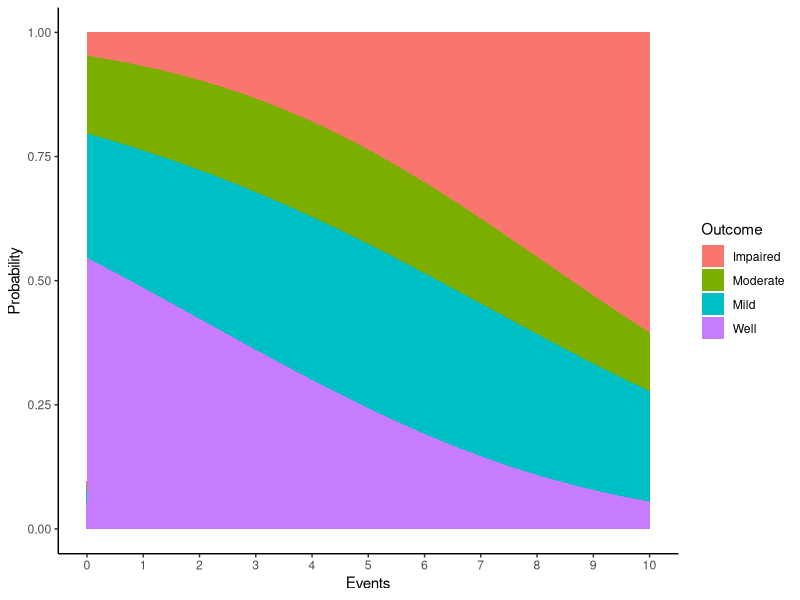
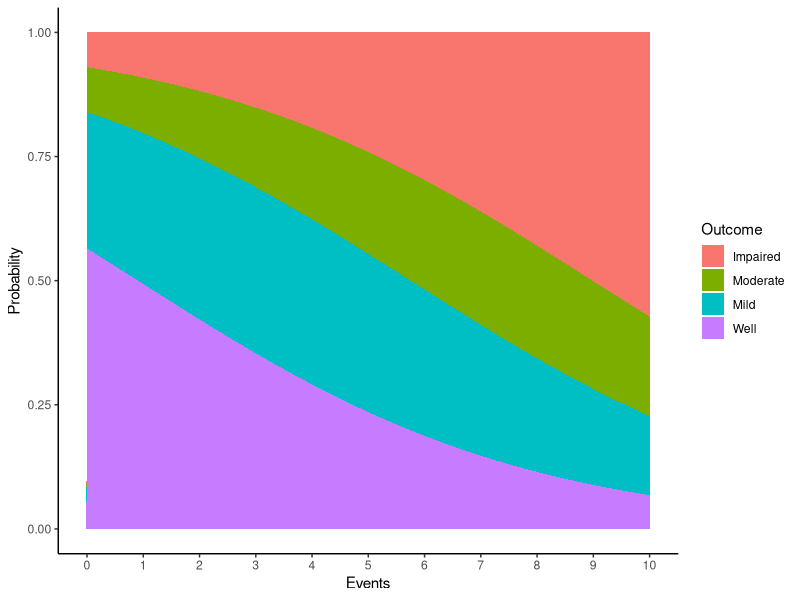
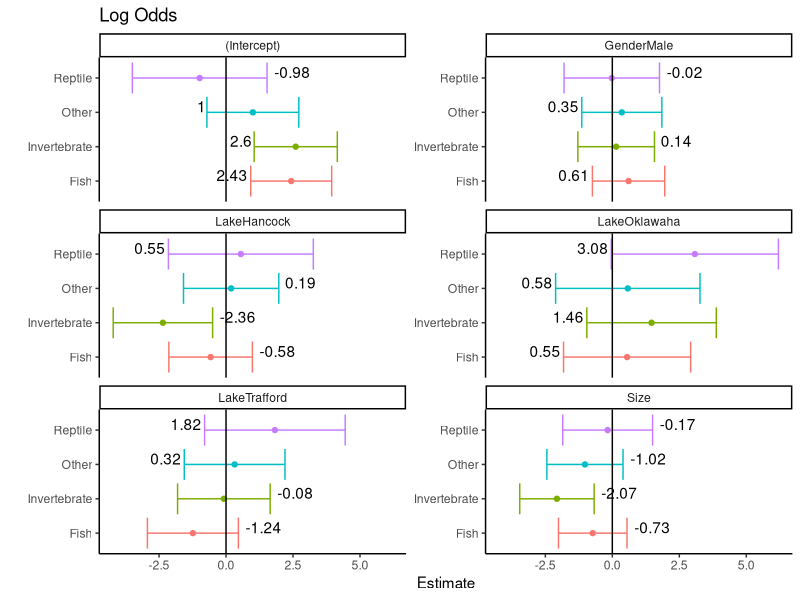

These charts were generated, in order, by the following R code:
## ---- chunk 1
library(MASS)
library(tidyverse)
library(nnet)
library(lmtest)

orderImpair <- c("Impaired", "Moderate", "Mild", "Well")
impairDF <- read_tsv("./mentalimpairment-data.txt", col_types="icii") %>%
    mutate(Impairment=factor(Impairment, levels=orderImpair))
allDF <- read_tsv("./alligatorfood-data.txt", col_types="cciiiiii") %>%
    gather(key="Prey", value="Count", Fish:Other) %>%
    slice(unlist(mapply(function(x, y) rep(x, y), 1:n(), Count))) %>%
    select(-Count)
## ---- chunk 2
modelImpFull <- multinom(Impairment ~ SES + Events, data=impairDF, trace=F)
modelImpSES <- multinom(Impairment ~ SES, data=impairDF, trace=F)
modelImpEVT <- multinom(Impairment ~ Events, data=impairDF, trace=F)
lrtest(modelImpEVT, modelImpFull)
lrtest(modelImpSES, modelImpFull)

finalModel <- modelImpEVT

jPred <- finalModel %>%
    predict(data.frame(SES=0, Events=7), type="probs")

data.frame(Events=seq(0, 10, by=.1)) %>%
    cbind(predict(finalModel, ., type="probs")) %>%
    gather(key="Outcome", value="Probability", Impaired:Well) %>%
    mutate(Outcome=factor(Outcome, levels=orderImpair)) %>%
    ggplot(aes(x=Events, y=Probability, group=Outcome, fill=Outcome)) +
    geom_area() +
    theme_classic() +
    scale_x_continuous(breaks=0:10)

## ---- chunk 3
modelPImpFull <- polr(Impairment ~ SES + Events, data=impairDF, Hess=TRUE)
modelPImpSES <- polr(Impairment ~ SES, data=impairDF, Hess=TRUE)
modelPImpEVT <- polr(Impairment ~ Events, data=impairDF, Hess=TRUE)
lrtest(modelPImpEVT, modelPImpFull)
lrtest(modelPImpSES, modelPImpFull)

finalPModel <- modelPImpEVT

jPPred <- finalPModel %>%
    predict(data.frame(SES=0, Events=7), type="probs")

data.frame(Events=seq(0, 10, by=.1)) %>%
    cbind(predict(finalPModel, ., type="probs")) %>%
    gather(key="Outcome", value="Probability", Impaired:Well) %>%
    mutate(Outcome=factor(Outcome, levels=orderImpair)) %>%
    ggplot(aes(x=Events, y=Probability, group=Outcome, fill=Outcome)) +
    geom_area() +
    theme_classic() +
    scale_x_continuous(breaks=0:10)

## ---- chunk 4
modelAll <- multinom(Prey ~ Lake + Gender + Size, data=allDF, trace=F)

extractCoeffs <- function(fittedmodel, logodds=FALSE){
    coeff <- coef(fittedmodel) %>%
        as.data.frame %>%
        mutate(Outcome=row.names(.)) %>%
        gather(key=Coefficient, value=Estimate, -Outcome) %>%
        mutate(lower=c(t(confint(fittedmodel)[,1,]))) %>%
        mutate(upper=c(t(confint(fittedmodel)[,2,])))
    if(!logodds){
        coeff <- coeff %>%
            mutate_if(is.numeric, exp)
    }
    return(coeff)
}

extractCoeffs(modelAll, T) %>%
    #filter(Coefficient != "(Intercept)") %>%
    ggplot(aes(Outcome, Estimate, color = Outcome)) +   
    geom_point() +
    geom_errorbar(aes(ymin=lower, ymax=upper)) +
    facet_wrap(~Coefficient, ncol=2, scales="free_y") +
    geom_abline(intercept = 0, slope=0) +
    labs(x="") +
    coord_flip() +
    guides(color=FALSE) +
    theme_classic() +
    ggtitle("Log Odds") +
    geom_text(aes(
        y=ifelse(Estimate > .2, lower, upper), 
        label=round(Estimate, 2), 
        vjust=0, color=NULL, hjust=ifelse(Estimate > .2, 1.1, -.2)))
## ---- chunk 5
pReptile <- modelAll %>%
    predict(data.frame(Lake="Trafford",Gender="Male",Size=1), type="probs") %>%
    .["Reptile"]
